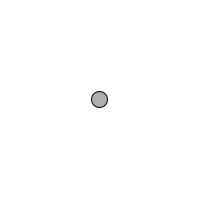
Frame 1 (no input)
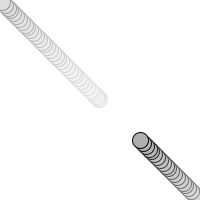
Frame 60 (the mouse pressed at the canvas centre just before this capture)
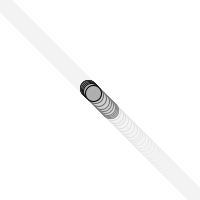
Frame 120 (the mouse held since frame 60 and released just before this capture)

The Processing sketch that drew these frames (run headless with seeded random() and noise(); from frame 60 on, the mouse is pressed at the canvas centre):

// Processing sketch: motion101_acceleration4
// ── motion101_acceleration4.pde
Mover mover;

void setup() {
  size(200,200);
  smooth();
  background(255);
  mover = new Mover(); 
}

void draw() {
  noStroke();
  fill(255,10);
  rect(0,0,width,height);
  
  mover.update();
  mover.checkEdges();
  mover.display(); 
}


// ── Mover.pde
class Mover {

  PVector location;
  PVector velocity;
  PVector acceleration;
  float topspeed;

  float xoff,yoff;

  Mover() {
    location = new PVector(width/2,height/2);
    velocity = new PVector(0,0);
    topspeed = 4;
    xoff = 1000;
    yoff = 0;
  }

  void update() {

    PVector mouse = new PVector(mouseX,mouseY);
    PVector dir = PVector.sub(mouse,location);
    dir.normalize();
    dir.mult(0.5);
    acceleration = dir;

    velocity.add(acceleration);
    velocity.limit(topspeed);
    location.add(velocity);
  }

  void display() {
    stroke(0);
    fill(175);
    ellipse(location.x,location.y,16,16);
  }

  void checkEdges() {

    if (location.x > width) {
      location.x = 0;
    } 
    else if (location.x < 0) {
      location.x = width;
    }

    if (location.y > height) {
      location.y = 0;
    } 
    else if (location.y < 0) {
      location.y = height;
    }

  }

}
